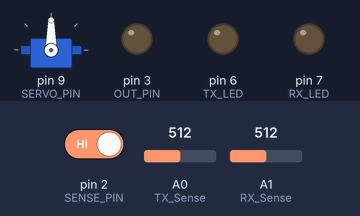
The sketch below on a simulated Arduino Uno, built with avr-gcc and run on an emulated ATmega328P. Parts: servo, output pins drawn as LEDs (lit = HIGH). The test bench sets the inputs (shaded band); at power-on: A1 (RX_Sense) = 512, pin 2 (SENSE_PIN) HIGH, A0 (TX_Sense) = 512. Sleep ends after the set time or at an interrupt.

Above: at 0.1 s.
At 1.3 s:
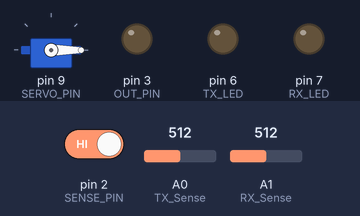
1.4 s: A1 (RX_Sense) set to 265
2.9 s: A1 (RX_Sense) set to 239
At 4.2 s:
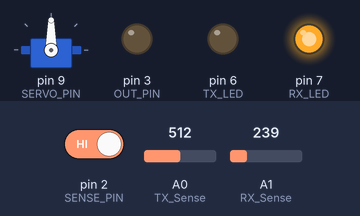
Timing chart, 0 to 5.9 s (numbered marks = the images above; inputs shaded):
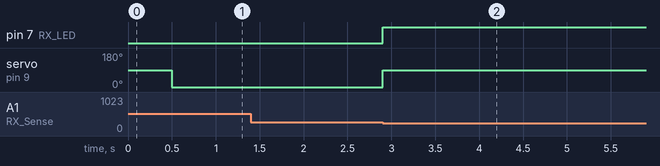

The sketch:

TRSwitchSleep.ino
```cpp
// (licence header left out)
#include <Servo.h>
#include <avr/interrupt.h>
#include <avr/sleep.h>

Servo myservo;  // create servo object to control a servo

int RX_pos = 0;
int RX_rest_pos = 90;
int TX_pos = 175;
int TX_rest_pos = 90;
int Center = 90;
int actuator_delay = 750; // in mS

#define SERVO_PIN 9
#define SENSE_PIN 2
#define OUT_PIN 3
#define RX_LED 7
#define TX_LED 6
#define RX_Sense A1
#define TX_Sense A0

#define RX_Threshold 250
#define TX_Threshold 250

volatile int PTT_interrupt_occurred;
volatile int PTT_pin_state;

#define RX_MODE 1
#define TX_MODE -1
#define NO_MODE 0

void setup()
{
  myservo.attach(SERVO_PIN);  // attaches the servo on pin 9 to the servo object
  pinMode(SENSE_PIN, INPUT_PULLUP);
  pinMode(OUT_PIN, OUTPUT);
  pinMode(RX_LED, OUTPUT);
  pinMode(TX_LED, OUTPUT);
  delay(500);
  setMode(1);

  PTT_pin_state = 1;
}

void goto_sleep()
{
  set_sleep_mode(SLEEP_MODE_PWR_DOWN);
  noInterrupts(); // hold off interrupts while we're sleeping
  sleep_enable();
  attachInterrupt(digitalPinToInterrupt(SENSE_PIN), PTT_isr, CHANGE);
  interrupts();
  sleep_cpu(); // goto sleep.
}

void PTT_isr()
{
  sleep_disable();   // don't go back to sleep until we've got the interrupt handled. (prevents a race between sleep_enable and attach)
  detachInterrupt(digitalPinToInterrupt(SENSE_PIN));
  PTT_interrupt_occurred = 1;
  PTT_pin_state = digitalRead(SENSE_PIN);
}

// return 1 for RX -1 for TX and 0 for no dice
int checkSensors()
{
  int rxs = analogRead(RX_Sense);
  int txs = analogRead(TX_Sense);

  if((rxs < RX_Threshold) && (txs > TX_Threshold))
    return 1;
  else if((rxs > RX_Threshold) && (txs < TX_Threshold))
    return -1;
  else {

    return 0;
  }
}

void setLEDs(int mode)
{
  if(mode == RX_MODE) {
    digitalWrite(RX_LED, HIGH);
    digitalWrite(TX_LED, LOW);
  }
  else if(mode == TX_MODE) {
    digitalWrite(RX_LED, LOW);
    digitalWrite(TX_LED, HIGH);
  }
  else {
    digitalWrite(RX_LED, LOW);
    digitalWrite(TX_LED, LOW);
  }
}

void setMode(int mode) {
  int flag = 1;
  int count = 0;

  setLEDs(NO_MODE);
  if(mode == RX_MODE) {
    myservo.write(RX_pos);
    while(flag) {
      checkSensors();  // read twice to spin up A/D converter
      if(checkSensors() == 1) flag = 0;
      else {
        count++;
        if(count == 100) {
          myservo.write(RX_pos);
          count = 0;
        }
      }
    }
    myservo.write(RX_rest_pos);
    setLEDs(RX_MODE);
  }
  else if (mode == TX_MODE) {
    myservo.write(TX_pos);
    while(flag) {
      checkSensors(); // read twice to spin up A/D converter
      if(checkSensors() == -1) flag = 0;
      else {
        count++;
        if(count == 100) {
          myservo.write(TX_pos);
          count = 0;
        }
      }
    }
    myservo.write(TX_rest_pos);
    setLEDs(TX_MODE);
  }
}

void loop()
{
  // pin state is low for TX.
  if(PTT_pin_state) {
    setMode(RX_MODE);
  }
  else {
    setMode(TX_MODE);
  }
  delay(actuator_delay);
  goto_sleep();
}
```

Measured:
- the behaviour switches between 250 and 249 on A1 (RX_Sense) (found by bisection; images 1 and 2)
- after the input at 1.4 s, every drawn part: stays the same
- after the input at 2.9 s, pin 7 (RX_LED): LOW → HIGH at once; servo on pin 9 (SERVO_PIN): 0° → 90° at once
